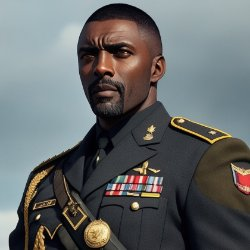
#> input picture characters/davis/thumbnail.jpg, 250 x 250 px
$ python -i CARDOINDEXnew.py   (imports and definitions only)
#> lines starting #> are read from the running program, lines starting #| are printed output that depends on the picture; after the words box and inside, x2 and y2 are one past the last pixel; in counts of white or black regions, pixels touching at a corner belong together
import json
import os
import cv2
import numpy as np
import logging
import argparse
import shutil
import sys
from pathlib import Path
from natsort import natsorted, ns

# [1 line not run here, left out]

# =============================================================================
# 1️⃣ Core Image Processing (Main Flow First)
# =============================================================================

# [8 lines left out: function classify_page, not called in this run]

def detect_image_configuration(image):
    """
    Determina la configurazione (posizione) dell'immagine principale nella pagina.
    Ritorna una descrizione in inglese.
    """
    bbox = get_largest_contour_bbox(image)
    if bbox is None:
        return None
    x, y, w, h = bbox
    img_h, img_w = image.shape[:2]

    left = x
    right = img_w - (x + w)
    top = y
    bottom = img_h - (y + h)

    if left < img_w * 0.1:
        config = "image on left"
    elif right < img_w * 0.1:
        config = "image on right"
    elif top < img_h * 0.1:
        config = "image at top"
    elif bottom < img_h * 0.1:
        config = "image at bottom"
    else:
        config = "centered image"

    logging.info(f"Configurazione rilevata: {config} (x={x}, y={y}, w={w}, h={h})")
    return config

def get_largest_contour_bbox(image):
    """
    Ritorna il bounding box del contorno più grande nell'immagine.
    """
    gray = cv2.cvtColor(image, cv2.COLOR_BGR2GRAY)
    _, thresh = cv2.threshold(gray, 0, 255, cv2.THRESH_BINARY_INV + cv2.THRESH_OTSU)
    contours, _ = cv2.findContours(thresh, cv2.RETR_EXTERNAL, cv2.CHAIN_APPROX_SIMPLE)
    if not contours:
        return None
    largest = max(contours, key=cv2.contourArea)
    return cv2.boundingRect(largest)

# [369 lines left out: functions detect_caption_text, detect_internal_caption_text, detect_external_caption_text, detect_image_presence, is_caption_region_dense, detect_black_lines and 9 more, not called in this run]

# =============================================================================
# 6️⃣ Script Execution
# =============================================================================

# [24 lines not run here, left out]

>>> import cv2
>>> picture = cv2.imread('../../characters/davis/thumbnail.jpg')
#> picture is the input picture: shape (250, 250, 3); mean B, G, R 104.2, 104.1, 101.1
>>> result = detect_image_configuration(picture)
#> in get_largest_contour_bbox, `gray = cv2.cvtColor(image, cv2.COLOR_BGR2GRAY)`:
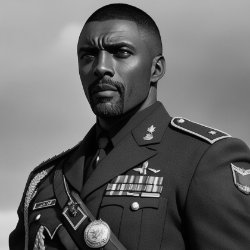
#> gray: shape (250, 250); min 0, max 252, mean 103.2
#> in get_largest_contour_bbox, `_, thresh = cv2.threshold(gray, 0, 255, cv2.THRESH_BINARY_INV + cv2.TH..`:
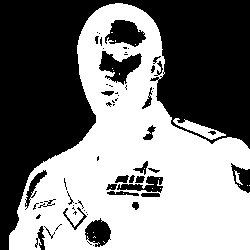
#> thresh: shape (250, 250); 49.5% white; 23 white regions (20 under 20 px)
#> in get_largest_contour_bbox, `contours, _ = cv2.findContours(thresh, cv2.RETR_EXTERNAL, cv2.CHAIN_AP..`: contours = 6 contours, 3 with area under 20; largest, box (x1, y1, x2, y2) and area: (9, 3, 250, 250) 33838, (173, 118, 226, 140) 348, (234, 170, 243, 185) 26
#> in get_largest_contour_bbox, `largest = max(contours, key=cv2.contourArea)`: largest = contour of 365 points, box (x1, y1, x2, y2) (9, 3, 250, 250), area 33838
#> in detect_image_configuration, `bbox = get_largest_contour_bbox(image)`: bbox = (9, 3, 241, 247)
#> in detect_image_configuration, `x, y, w, h = bbox`: x = 9; y = 3; w = 241; h = 247
#> in detect_image_configuration, `left = x`: left = 9
#> in detect_image_configuration, `right = img_w - (x + w)`: right = 0
#> in detect_image_configuration, `top = y`: top = 3
#> in detect_image_configuration, `bottom = img_h - (y + h)`: bottom = 0
#> result = 'image on left'
